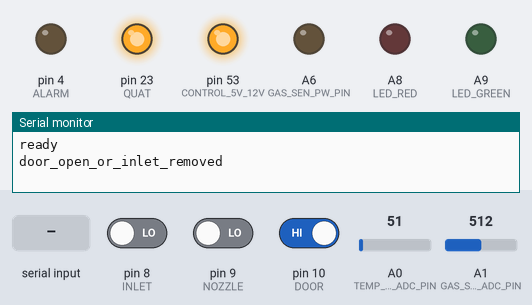
A sketch run on a simulated Arduino Mega 2560, built with avr-gcc and run on an emulated ATmega2560. On the bench: output pins drawn as LEDs (lit = HIGH), the last lines printed to the serial monitor. Dashed ring = blinking. The test bench sets the inputs (shaded band); at power-on: pin 8 (INLET) LOW, pin 9 (NOZZLE) LOW, pin 10 (DOOR) HIGH, A0 (TEMP_SEN_ADC_PIN) = 51, A1 (GAS_SEN_ADC_PIN) = 512.

Above: at 2.2 s.
2.3 s: pin 8 (INLET) driven HIGH
At 3.0 s:
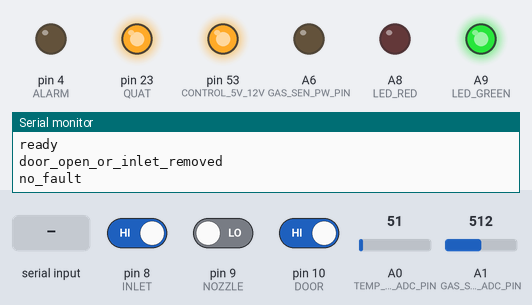
3.8 s: pin 9 (NOZZLE) driven HIGH
At 4.8 s:
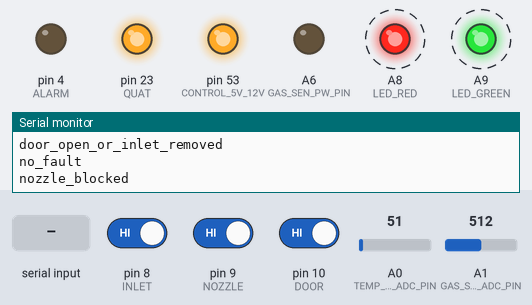
6.8 s: "connect,1\n" received over Serial
At 7.8 s:
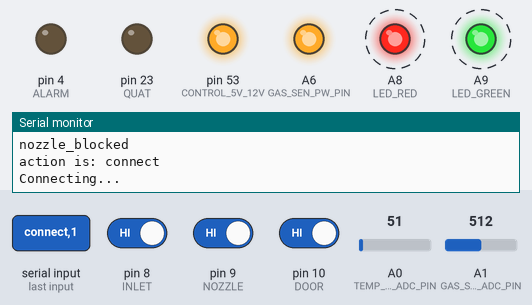
9.8 s: "gas,1\n" received over Serial
At 10.9 s:
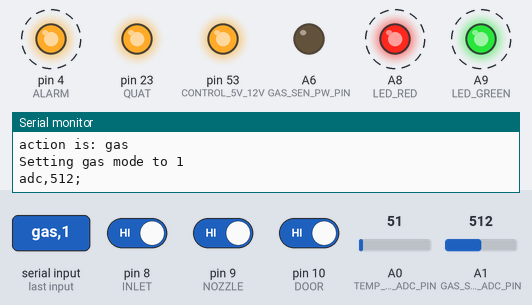
12.8 s: pin 10 (DOOR) driven LOW
15.8 s: "connect,150\n" received over Serial
At 16.9 s:
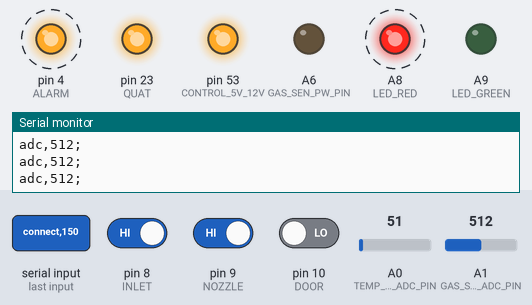
Timing chart, 0 to 19.8 s (numbered marks = the images above; inputs shaded):
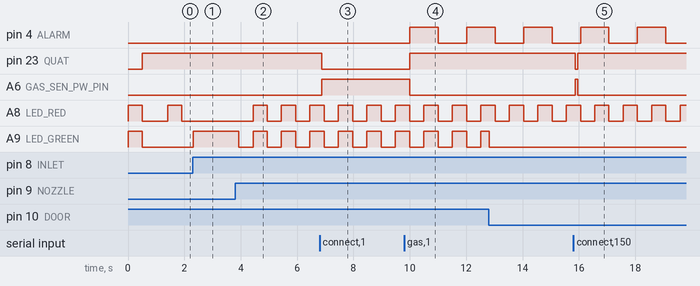

The sketch:

test2.ino
```cpp
#include "library.h"

#define INTERVAL 100

void setup() {
  pinMode(DOOR, INPUT);
  pinMode(INLET, INPUT);
  pinMode(NOZZLE, INPUT);

  analogReference(DEFAULT);  //5V for Vref-pin of ADC

  pinMode(CONTROL_5V_12V, OUTPUT);
  pinMode(QUAT, OUTPUT);
  pinMode(GAS_SEN_PW_PIN, OUTPUT);
  pinMode(LED_GREEN, OUTPUT);
  pinMode(LED_RED, OUTPUT);
  pinMode(ALARM, OUTPUT);

  Serial.begin(9600);
  Serial.setTimeout(10);
  Serial.println("ready");

  digitalWrite(QUAT, ON_QUAT);
  digitalWrite(CONTROL_5V_12V, RUN_5V);
  digitalWrite(LED_GREEN, TURN_ON_LED);
  digitalWrite(LED_RED, TURN_ON_LED);
  delay(500);
  digitalWrite(QUAT, OFF_QUAT);
  digitalWrite(GAS_SEN_PW_PIN, TURN_OFF_SENSOR);
  digitalWrite(LED_GREEN, TURN_OFF_LED);
  digitalWrite(LED_RED, TURN_OFF_LED);
  delay(500);
}

void loop() {
  // put your main code here, to run repeatedly:
  static unsigned long previousMillis = 0; // Stores the last time the LED was updated
  const long interval = INTERVAL; // Interval at which to execute
  unsigned long currentMillis = millis();
  warning_mode_t led_mode = no_fault;
  static gas_alarm_mode_t alarm_mode = error_none;
  static int temperature_threshold = 1000;
  static connect_mode_t connect_mode = OFF_MODE;

  if(currentMillis - previousMillis > interval || previousMillis > currentMillis)
  {
    // Serial.print("currentMillis");
    // Serial.println(currentMillis);
    // Serial.print("previousMillis");
    // Serial.println(previousMillis);
    if(Serial.available() > 0)
    {
      String command = Serial.readString();
      execute_command(command, &alarm_mode, &temperature_threshold, &connect_mode);
    }

    led_mode = calculate_status_led(temperature_threshold);
    perform(led_mode);
    controlAlarm(alarm_mode);
    runConnectMode(&connect_mode);

    previousMillis = currentMillis;
  }
}

void runConnectMode(connect_mode_t* cm)
{
  static unsigned int count = 0;
  const int starting_timeout = 3; //30 seconds -> 30 000 ms
  String prefix = "adc,";
  String suffix = ";";
  String to_send = "";
  int gas_value = 0;

  to_send.reserve(64);
  count++;
  count = count>(INTERVAL-1) ? 0:count;
  switch(*cm)
  {
    case ON_MODE:
      //Gui adc gas voi interval
      if(count % 7 == 0)
      {
        gas_value = analogRead(GAS_SEN_ADC_PIN);
        to_send = prefix + gas_value +suffix;
        Serial.println(to_send);
      }
      break;
    case STARTING_MODE:
      // Sau khi nhan duoc lenh CONNECT chay starting mode
      // Bat quat 5V, bat nguon sensor
      // Khi chay het thoi gian starting mode thi chuyen qua ON_MODE
      digitalWrite(QUAT, ON_QUAT);
      digitalWrite(CONTROL_5V_12V, RUN_5V);
      digitalWrite(GAS_SEN_PW_PIN, TURN_ON_SENSOR);
      if(count > starting_timeout*1000/INTERVAL)
        *cm = ON_MODE;
      break;
    default:
      //OFF MODE
      count = 0;
      turn_off_device();
      ;
  }
}

/// @brief Control led status and on/off gas, motor power
void perform(warning_mode_t mode)
{
  static unsigned int count = 0;
  count++;
  count = count>(INTERVAL-1) ? 0:count;

  switch(mode)
  {
    case door_open_or_inlet_removed:
      if(count % 5 == 0)
      {
      // Serial.print("count");
      // Serial.println(count);
      // Serial.print("digitalRead(INLET)");
      // Serial.println(digitalRead(INLET));
        digitalWrite(LED_RED, !digitalRead(LED_RED));
      }
      digitalWrite(LED_GREEN, TURN_OFF_LED);
      turn_off_device();
      break;
    case nozzle_blocked:
      if(count % 5 == 0)
      {
        digitalWrite(LED_GREEN, !digitalRead(LED_GREEN));
        digitalWrite(LED_RED, digitalRead(LED_GREEN));
      }
      turn_off_device();
      break;
    case in_maintenance_mode:
      if(count % 5 == 0)
      {
        digitalWrite(LED_GREEN, !digitalRead(LED_GREEN));
        digitalWrite(LED_RED, !digitalRead(LED_GREEN));
      }
      break;
    case in_temperature_not_ready_mode:
      if(count % 5 == 0)
      {
        digitalWrite(LED_GREEN, !digitalRead(LED_GREEN));
      }
      digitalWrite(LED_RED, TURN_OFF_LED);
      turn_off_device();
      break;
    case no_fault:
      digitalWrite(LED_GREEN, TURN_ON_LED);
      digitalWrite(LED_RED, TURN_OFF_LED);
      break;
    default:
      Serial.println("Unknown mode");
  }
}

void controlAlarm(gas_alarm_mode_t alarm_mode)
{
  static unsigned int count = 0;
  count++;
  count = count>(INTERVAL-1) ? 0:count;
  switch (alarm_mode)
  {
    case error_orange:
    {
      if(count % 10 == 0) // alarm interval 500ms
      {
        digitalWrite(ALARM, !digitalRead(ALARM));
      }
      break;
    }
    case error_red:
    {
      if(count % 5 == 0) // alarm interval 200ms
      {
        digitalWrite(ALARM, !digitalRead(ALARM));
      }
      break;
    }
    default:
    {
      digitalWrite(ALARM, 0); //turn off alarm when no fault
    }
  }
}

warning_mode_t calculate_status_led(int temperature_threshold)
{
  // Serial.print("digitalRead(INLET)");
  // Serial.println(digitalRead(INLET));
  warning_mode_t warning_led_mode = no_fault;
  static warning_mode_t last = no_fault;
  int g_value_adc_1 = analogRead(TEMP_SEN_ADC_PIN);
   if(digitalRead(DOOR) == IS_OPEN || digitalRead(INLET) == IS_REMOVED)
   {
      warning_led_mode = door_open_or_inlet_removed;
   }
   else if(digitalRead(NOZZLE) == IS_BLOCKED)
   {
      warning_led_mode = nozzle_blocked;
   }
   else if(g_value_adc_1 >= temperature_threshold)
   {
      // Serial.print("g_value_adc_1 = ");
      // Serial.println(g_value_adc_1);
      warning_led_mode = in_temperature_not_ready_mode;
   }
   else
   {
      warning_led_mode = no_fault;
   }

  if (last !=  warning_led_mode)
  {
    last = warning_led_mode;
    switch(warning_led_mode)
    {
      case no_fault:
        Serial.println("no_fault");
        break;
      case nozzle_blocked:
        Serial.println("nozzle_blocked");
        break;
      case in_maintenance_mode:
        Serial.println("in_maintenance_mode");
        break;
      case in_temperature_not_ready_mode:
        Serial.println("in_temperature_not_ready_mode");
        break;
      case door_open_or_inlet_removed:
        Serial.println("door_open_or_inlet_removed");
        break;
      case serial_link_to_siu_fault:
        Serial.println("serial_link_to_siu_fault");
        break;
      case other_fault:
        Serial.println("other_fault");
        break;
      case led_check:
        Serial.println("led_check");
        break;
      default:
        Serial.println("unknown led mode");
    }
  }

   return warning_led_mode;
}

void turn_off_device()
{
   digitalWrite(CONTROL_5V_12V, RUN_5V);
   digitalWrite(QUAT, OFF_QUAT);
   digitalWrite(GAS_SEN_PW_PIN, TURN_OFF_SENSOR);
}

void execute_command(String command, gas_alarm_mode_t* alarm_mode, int* temperature_threshold, connect_mode_t* connect_mode) {
  // Convert the command to lowercase
  command.toLowerCase();

  // Split the command into two parts: the command itself and the value (if any)
  int spaceIndex = command.indexOf(',');
  // Extract the action substring
  String action, valueString;
  int value = 0; // Default value if no value provided

  if (spaceIndex >= 0) { // Check for greater than or equal to 0
    action = command.substring(0, spaceIndex);
    valueString = command.substring(spaceIndex + 1);
    // Convert the value string to an integer
    value = valueString.toInt();
  } else {
    action = command;
  }
  Serial.print("action is: ");
  Serial.println(action);
  // Convert the action to lowercase
  action.toLowerCase();

  // Perform actions based on the command
  if (action.indexOf("connect") >= 0) { // Check if "connect" is in action
    Serial.println("Connecting...");
    //Turn on motor in TIMEOUT_STARTING_MODE millisecond
    digitalWrite(QUAT, ON_QUAT);
    digitalWrite(CONTROL_5V_12V, RUN_12V);
    *connect_mode = STARTING_MODE;
  } else if (action.indexOf("off") >= 0) { // Check if "off" is in action
    //will turn off power of gas, sensors, motor
    Serial.println("Turning off...");
    *connect_mode = OFF_MODE;
  } else if (action.indexOf("threshold") >= 0) { // Check if "threshold" is in action
    //Set threshold of temperature
    Serial.print("Setting temperature threshold to ");
    Serial.println(value);
    *temperature_threshold = value;
  } else if (action.indexOf("gas") >= 0) { // Check if "gas" is in action
    //Set alarm mode based on gas's value
    //if gas > threshold then PC will receive the value, then PC send back command to control alarm mode
    Serial.print("Setting gas mode to ");
    Serial.println(value);
    *alarm_mode = value;
  } else {
    Serial.println("Invalid command");
  }
}
```

library.h
```cpp
#ifndef LIBRARY_H
#define LIBRARY_H

#define MAX_RECIEVE_BUF 50

#define OFF_QUAT 1
#define ON_QUAT 0

#define RUN_5V 1
#define RUN_12V 0

#define STATUS_OFF 1
#define STATUS_ON 0

typedef enum{
   OFF_MODE,
   ON_MODE,
   STARTING_MODE
} connect_mode_t;

#define TURN_ON_LED 1
#define TURN_OFF_LED 0

#define TURN_ON_SENSOR 1
#define TURN_OFF_SENSOR 0

#define TRUE 1
#define FALSE 0

#define TIMEOUT_ON_MODE 80 //Thoi gian giua moi lan gui adc
#define TIMEOUT_STARTING_MODE 500 //Thoi gian bat quat sau khi nhan duoc tin hieu bat

#define QUAT 23
#define CONTROL_5V_12V 53 //Dieu khien relay su dung 5V hay 12V
#define GAS_SEN_PW_PIN A6
#define GAS_SEN_ADC_PIN A1
#define TEMP_SEN_ADC_PIN A0
#define LED_GREEN A9
#define LED_RED A8
#define ALARM 4

#define DOOR 10
#define IS_OPEN LOW
#define IS_CLOSE HIGH

#define INLET 8
#define IS_REMOVED LOW
#define IS_NOT_REMOVED HIGH

#define NOZZLE 9
#define IS_BLOCKED HIGH
#define IS_NOT_BLOCKED LOW

// #define DELAY_DIV_NUM 40
// #define DELAY_DIV_NUM_ALARM 20
// #define DELAY_SEND_ERR_DIV_NUM 100

typedef enum
{
   no_fault,
   nozzle_blocked,
   in_maintenance_mode,
   in_temperature_not_ready_mode,
   door_open_or_inlet_removed,
   serial_link_to_siu_fault,
   other_fault,
   led_check
}warning_mode_t;

typedef enum
{
   error_none,
   error_orange,
   error_red
}gas_alarm_mode_t;

#endif
```

Measured:
- after the input at 2.3 s, A8 (LED_RED): stays LOW (without the input it goes to HIGH after 0.11 s); A9 (LED_GREEN): LOW → HIGH at once
- after the input at 3.8 s, A8 (LED_RED): alternates HIGH for 0.51 s and LOW for 0.50 s, starting after 0.64 s; A9 (LED_GREEN): alternates HIGH for 0.51 s and LOW for 0.50 s, starting after 0.13 s
- after the input at 6.8 s, pin 23 (QUAT): HIGH → LOW after 0.07 s; A6 (GAS_SEN_PW_PIN): LOW → HIGH after 0.07 s
- after the input at 9.8 s, pin 4 (ALARM): LOW → HIGH after 0.19 s, → LOW 1.0 s later, → HIGH 1.0 s later
- after the input at 15.8 s, pin 23 (QUAT): HIGH → LOW after 0.07 s, → HIGH 0.09 s later; A6 (GAS_SEN_PW_PIN): LOW → HIGH after 0.07 s, → LOW 0.09 s later
